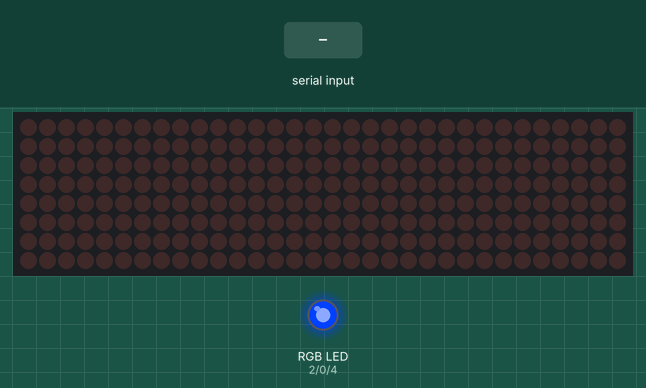
This sketch was run on a simulated ESP32. On the bench: 32×8 LED matrix, an RGB LED mixed from three pins (HIGH = lit). The test bench sets the inputs (shaded band). Random numbers use the default seed unless the sketch sets one; nothing arrives over Bluetooth unless stated; what the sketch prints to the serial monitor is not drawn.

Above: at 1.2 s.
1.3 s: "1\n" received over the second serial link
3.7 s: "0\n" received over the second serial link
At 4.48 s:
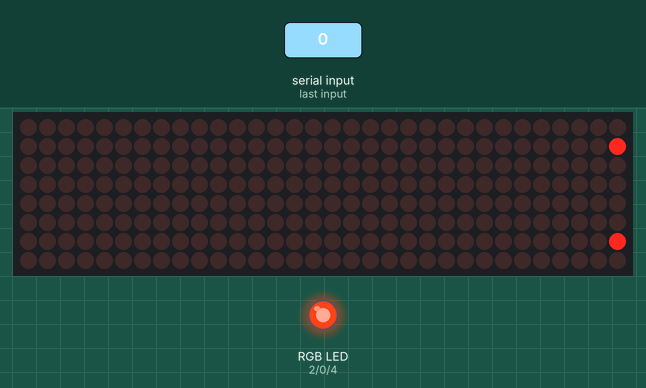
At 7.48 s:
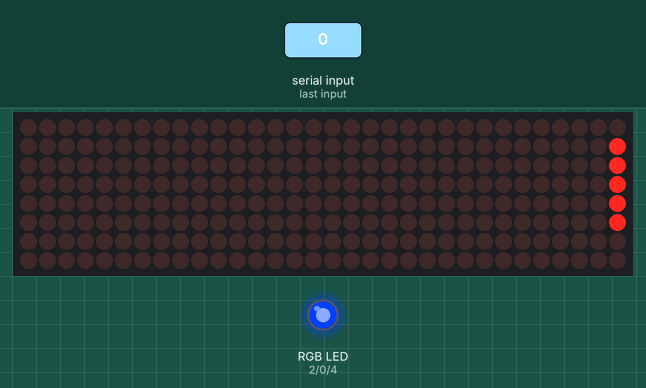
Timing chart, 0 to 9.0 s (numbered marks = the images above; inputs shaded):
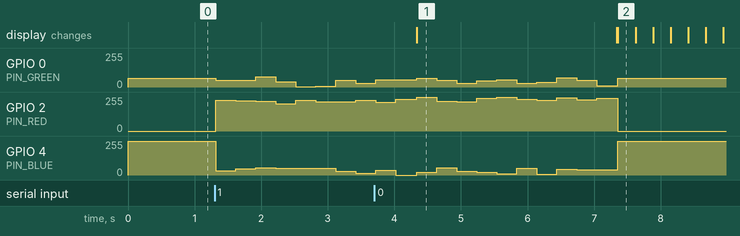

The sketch:

IEEE_Roadshow.ino
```cpp
#include <MD_Parola.h>

#include <MD_MAX72xx.h>
#include <SPI.h>
#include <string.h>


#include <BluetoothSerial.h>

// Bluetooth Connection
#if !defined(CONFIG_BT_ENABLED) || !defined(CONFIG_BLUEDROID_ENABLED)
#error Bluetooth is not enabled! Please run `make menuconfig` to and enable it
#endif

// Hardware Configuration
// #define HARDWARE_TYPE MD_MAX72XX::FC16_HW
#define HARDWARE_TYPE MD_MAX72XX::GENERIC_HW

#define MAX_DEVICES 4
#define CS_PIN 5
#define PIN_RED    2
#define PIN_GREEN  0
#define PIN_BLUE   4

MD_Parola Display = MD_Parola(HARDWARE_TYPE, CS_PIN, MAX_DEVICES);

// C-string
char word_display[50];

// Bluetooth Class Define
BluetoothSerial SerialBT;

void setup() {
  pinMode(PIN_RED,OUTPUT);
  pinMode(PIN_GREEN,OUTPUT);
  pinMode(PIN_BLUE,OUTPUT);

  Serial.begin(115200);
  SerialBT.begin("ESP32test");
  Serial.println("The device started, now you can pair it with bluetooth!");

  Display.begin();
  Display.setIntensity(0);
  Display.displayClear();
}

void loop() {
  // When Bluetooth is connected, the led will emit white light
  if (SerialBT.connected()) {
    analogWrite(PIN_RED, 0);
    analogWrite(PIN_GREEN, 64);
    analogWrite(PIN_BLUE, 255);
  } else{
    analogWrite(PIN_RED, 255);
    analogWrite(PIN_GREEN, 191);
    analogWrite(PIN_BLUE, 0);
  }

  if (Display.displayAnimate()) {
    Display.displayReset();
  }

  // Run the code when Bluetooth device is sending messages
  if (SerialBT.available()) {
    for(int i = 0; i < 10; i++){
      int val_1 = random(200,255);
      int val_2 = random(0,80);
      int val_3 = random(0,55);

      analogWrite(PIN_RED, val_1);
      analogWrite(PIN_GREEN, val_2);
      analogWrite(PIN_BLUE, val_3);
      delay(300);
    }

    String receivedWord = SerialBT.readStringUntil('\n');

    receivedWord += " ";

    receivedWord.toCharArray(word_display, sizeof(word_display));

    Display.displayClear();

     Display.displayScroll(word_display, PA_RIGHT, PA_SCROLL_LEFT, 255);
  }
  delay(20);
}
```

Measured:
- after the input at 1.3 s, GPIO 0 (PIN_GREEN): 64/255 → 49/255 at once, → 50/255 0.30 s later, → 78/255 0.30 s later, → 40/255 0.30 s later, … (8 changes in this stretch); GPIO 2 (PIN_RED): 0/255 → 232/255 at once, → 228/255 0.30 s later, → 224/255 0.30 s later, → 204/255 0.30 s later, … (8 changes in this stretch)
